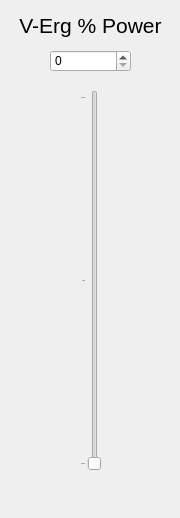
<ui version="4.0" >
 <class>VirtualErg</class>
 <widget class="QWidget" name="VirtualErg" >
  <property name="geometry" >
   <rect>
    <x>0</x>
    <y>0</y>
    <width>180</width>
    <height>518</height>
   </rect>
  </property>
  <property name="windowTitle" >
   <string>Virtual Erg</string>
  </property>
  <widget class="QSlider" name="verticalSlider" >
   <property name="geometry" >
    <rect>
     <x>80</x>
     <y>90</y>
     <width>21</width>
     <height>381</height>
    </rect>
   </property>
   <property name="font" >
    <font>
     <pointsize>6</pointsize>
    </font>
   </property>
   <property name="maximum" >
    <number>100</number>
   </property>
   <property name="orientation" >
    <enum>Qt::Vertical</enum>
   </property>
   <property name="tickPosition" >
    <enum>QSlider::TicksAbove</enum>
   </property>
   <property name="tickInterval" >
    <number>50</number>
   </property>
  </widget>
  <widget class="QSpinBox" name="spinBox" >
   <property name="geometry" >
    <rect>
     <x>50</x>
     <y>50</y>
     <width>81</width>
     <height>22</height>
    </rect>
   </property>
  </widget>
  <widget class="QLabel" name="label" >
   <property name="geometry" >
    <rect>
     <x>10</x>
     <y>10</y>
     <width>161</width>
     <height>31</height>
    </rect>
   </property>
   <property name="font" >
    <font>
     <family>Arial</family>
     <pointsize>16</pointsize>
    </font>
   </property>
   <property name="text" >
    <string>V-Erg % Power</string>
   </property>
   <property name="alignment" >
    <set>Qt::AlignCenter</set>
   </property>
  </widget>
 </widget>
 <resources/>
 <connections>
  <connection>
   <sender>spinBox</sender>
   <signal>valueChanged(int)</signal>
   <receiver>verticalSlider</receiver>
   <slot>setValue(int)</slot>
   <hints>
    <hint type="sourcelabel" >
     <x>87</x>
     <y>68</y>
    </hint>
    <hint type="destinationlabel" >
     <x>89</x>
     <y>122</y>
    </hint>
   </hints>
  </connection>
  <connection>
   <sender>verticalSlider</sender>
   <signal>valueChanged(int)</signal>
   <receiver>spinBox</receiver>
   <slot>setValue(int)</slot>
   <hints>
    <hint type="sourcelabel" >
     <x>95</x>
     <y>216</y>
    </hint>
    <hint type="destinationlabel" >
     <x>85</x>
     <y>58</y>
    </hint>
   </hints>
  </connection>
 </connections>
</ui>
